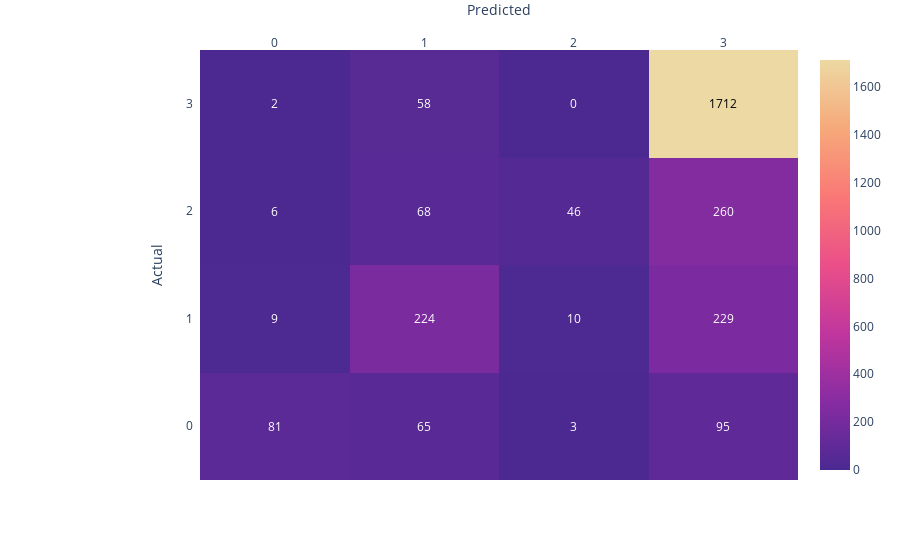

The code cell stored with this chart in its notebook:
### Code cell
fitted_models = fit_models(xtrain, ytrain, xtest, ytest, models)

### Figure 1 — Plotly figure (JSON) as saved in the notebook; plotly's stock layout.template omitted (floating-point values rounded to 4 significant figures)
{"data": [{"colorscale": [[0, "rgb(75, 41, 145)"], [0.1667, "rgb(135, 44, 162)"], [0.3333, "rgb(192, 54, 157)"], [0.5, "rgb(234, 79, 136)"], [0.6667, "rgb(250, 120, 118)"], [0.8333, "rgb(246, 169, 122)"], [1, "rgb(237, 217, 163)"]], "reversescale": false, "showscale": true, "type": "heatmap", "x": [0, 1, 2, 3], "y": [0, 1, 2, 3], "z": [[81, 65, 3, 95], [9, 224, 10, 229], [6, 68, 46, 260], [2, 58, 0, 1712]]}], "layout": {"annotations": [{"font": {"color": "#FFFFFF"}, "showarrow": false, "text": "81", "x": 0, "xref": "x", "y": 0, "yref": "y"}, {"font": {"color": "#FFFFFF"}, "showarrow": false, "text": "65", "x": 1, "xref": "x", "y": 0, "yref": "y"}, {"font": {"color": "#FFFFFF"}, "showarrow": false, "text": "3", "x": 2, "xref": "x", "y": 0, "yref": "y"}, {"font": {"color": "#FFFFFF"}, "showarrow": false, "text": "95", "x": 3, "xref": "x", "y": 0, "yref": "y"}, {"font": {"color": "#FFFFFF"}, "showarrow": false, "text": "9", "x": 0, "xref": "x", "y": 1, "yref": "y"}, {"font": {"color": "#FFFFFF"}, "showarrow": false, "text": "224", "x": 1, "xref": "x", "y": 1, "yref": "y"}, {"font": {"color": "#FFFFFF"}, "showarrow": false, "text": "10", "x": 2, "xref": "x", "y": 1, "yref": "y"}, {"font": {"color": "#FFFFFF"}, "showarrow": false, "text": "229", "x": 3, "xref": "x", "y": 1, "yref": "y"}, {"font": {"color": "#FFFFFF"}, "showarrow": false, "text": "6", "x": 0, "xref": "x", "y": 2, "yref": "y"}, {"font": {"color": "#FFFFFF"}, "showarrow": false, "text": "68", "x": 1, "xref": "x", "y": 2, "yref": "y"}, {"font": {"color": "#FFFFFF"}, "showarrow": false, "text": "46", "x": 2, "xref": "x", "y": 2, "yref": "y"}, {"font": {"color": "#FFFFFF"}, "showarrow": false, "text": "260", "x": 3, "xref": "x", "y": 2, "yref": "y"}, {"font": {"color": "#FFFFFF"}, "showarrow": false, "text": "2", "x": 0, "xref": "x", "y": 3, "yref": "y"}, {"font": {"color": "#FFFFFF"}, "showarrow": false, "text": "58", "x": 1, "xref": "x", "y": 3, "yref": "y"}, {"font": {"color": "#FFFFFF"}, "showarrow": false, "text": "0", "x": 2, "xref": "x", "y": 3, "yref": "y"}, {"font": {"color": "#000000"}, "showarrow": false, "text": "1712", "x": 3, "xref": "x", "y": 3, "yref": "y"}], "autosize": true, "margin": {"l": 200, "t": 50}, "xaxis": {"autorange": true, "dtick": 1, "gridcolor": "rgb(0, 0, 0)", "range": [-0.5, 3.5], "side": "top", "ticks": "", "title": {"text": "Predicted"}, "type": "linear"}, "yaxis": {"autorange": true, "dtick": 1, "range": [-0.5, 3.5], "ticks": "", "ticksuffix": "  ", "title": {"text": "Actual"}, "type": "linear"}}}
